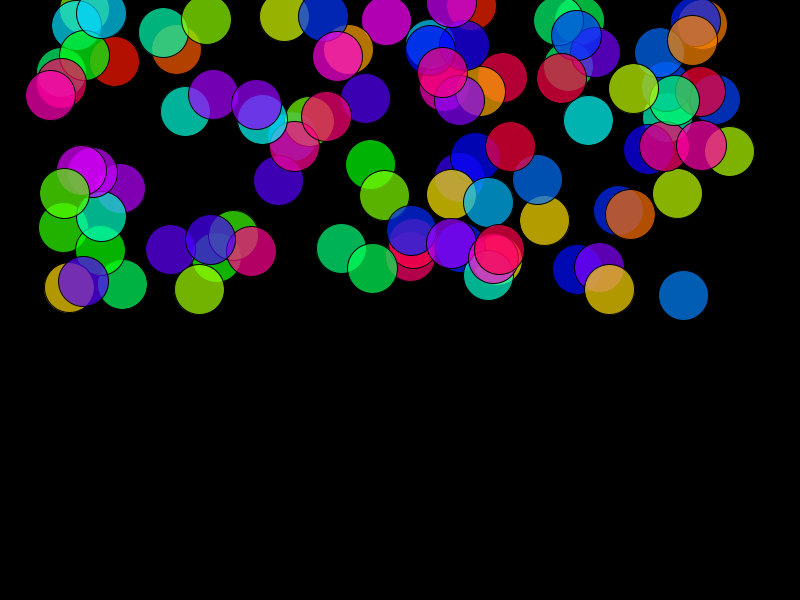
Frame 1 (no input)
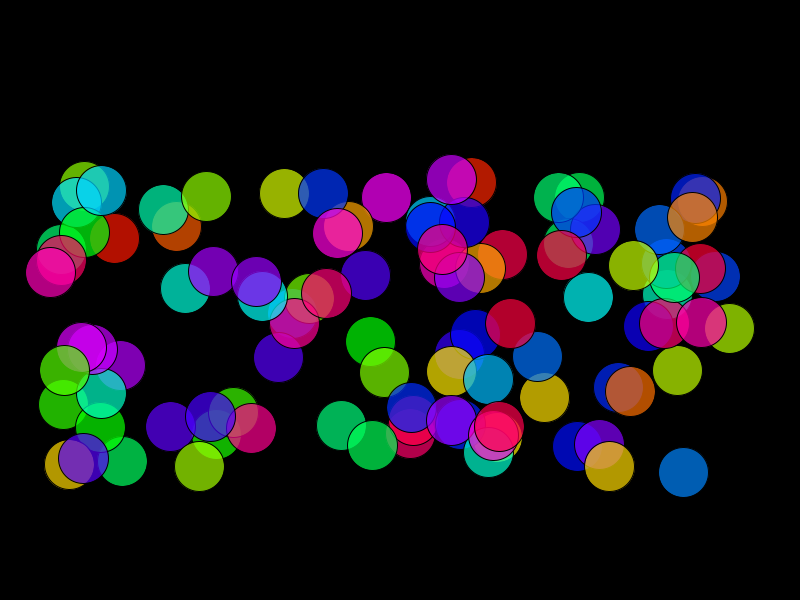
Frame 60 (the mouse pressed at the canvas centre just before this capture)
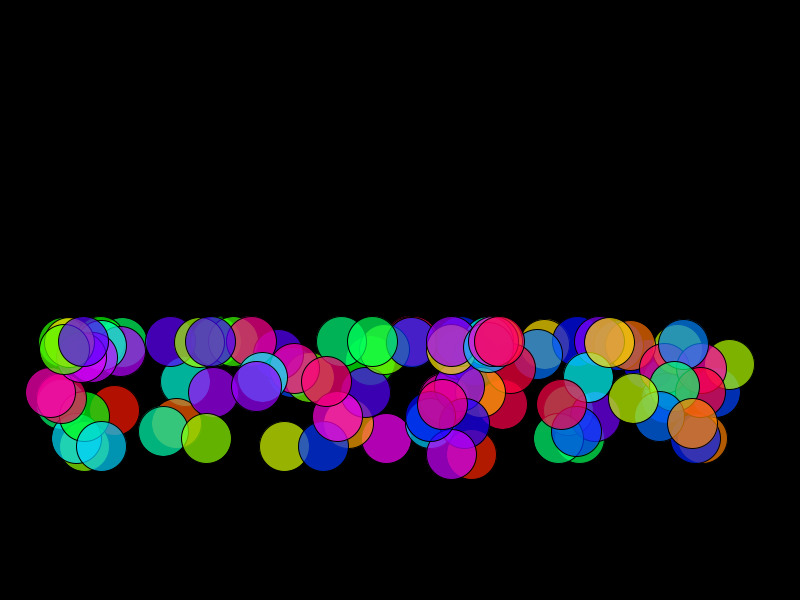
Frame 120 (the mouse held since frame 60 and released just before this capture)

The Processing sketch that drew these frames (run headless with seeded random() and noise(); from frame 60 on, the mouse is pressed at the canvas centre):

// Processing sketch: colorful_gravity
// ── colorful_gravity.pde

GravityBall[] g = new GravityBall[100];


void setup() {
  colorMode(HSB,360,100,100,100);
  size(800, 600);
  for (int i = 0; i < g.length; i++) {
    g[i] = new GravityBall();
  }
}

void draw() {
  background(0);
  for (int i = 0; i < g.length; i++) {
    g[i].display();
    g[i].move();
    g[i].bounce();
  }
}

class GravityBall {
  PVector loc, vel, acc;
  float sz;
  float hue, sat, bright, alpha;

  GravityBall() {
    sz = 50;
    loc = new PVector(random(sz, width-sz), random(height/2));
    vel = new PVector(0, 0);
    acc = new PVector(0, .1);
    hue= random(360);
    sat = 100;
    bright = 100;
    alpha = 70;
  }

  void display() {
    fill(hue,sat,bright,alpha);
    ellipse(loc.x, loc.y, sz, sz);
  }

  void move() {
    vel.add(acc);
    loc.add(vel);
  }

  void bounce() {
    if (loc.y > height - sz/2) {
      loc.y = height - sz/2;
      vel.y = -abs(vel.y);
    }
  }
}
